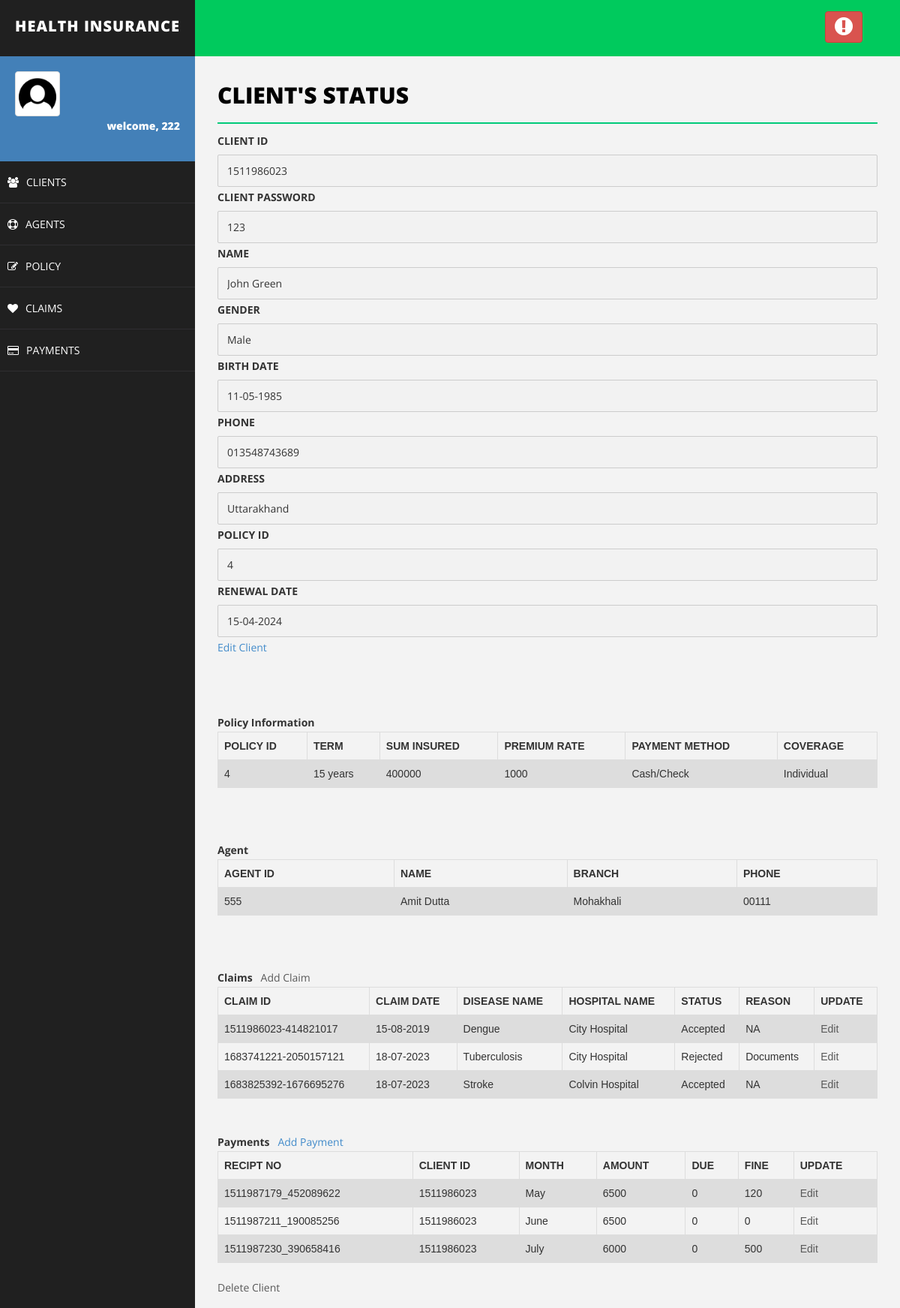
The app's page /lims/clientStatus.php?client_id=1511986023 (signed in) with its own data.
### tables this page shows
CREATE TABLE `client` (
  `client_id` varchar(200) NOT NULL,
  `client_password` varchar(30) NOT NULL,
  `name` varchar(50) NOT NULL,
  `sex` varchar(20) NOT NULL,
  `birth_date` varchar(20) NOT NULL,
  `phone` varchar(20) NOT NULL,
  `address` varchar(50) NOT NULL,
  `policy_id` varchar(50) NOT NULL,
  `renewal_date` varchar(20) NOT NULL,
  `agent_id` varchar(20) NOT NULL
);

CREATE TABLE `policy` (
  `policy_id` varchar(50) NOT NULL,
  `term` varchar(50) NOT NULL,
  `sum_insured` varchar(50) NOT NULL,
  `premium_rate` varchar(50) NOT NULL,
  `payment_method` varchar(50) NOT NULL,
  `coverage` varchar(50) NOT NULL
);

CREATE TABLE `agent` (
  `agent_id` varchar(50) NOT NULL,
  `agent_password` varchar(30) NOT NULL,
  `name` varchar(50) NOT NULL,
  `branch` varchar(50) NOT NULL,
  `phone` varchar(50) NOT NULL
);

CREATE TABLE `claims` (
  `claim_id` varchar(200) NOT NULL,
  `claim_date` varchar(50) NOT NULL,
  `client_id` varchar(100) NOT NULL,
  `disease_name` varchar(200) NOT NULL,
  `hospital_name` varchar(200) NOT NULL,
  `status` varchar(20) NOT NULL,
  `reason` varchar(200) NOT NULL
);

CREATE TABLE `payment` (
  `recipt_no` varchar(20) NOT NULL,
  `client_id` varchar(50) NOT NULL,
  `month` varchar(50) NOT NULL,
  `amount` varchar(50) NOT NULL,
  `due` varchar(50) NOT NULL,
  `fine` varchar(50) NOT NULL,
  `agent_id` varchar(30) NOT NULL
);

### lims/clientStatus.php (the view, shortened to what this page needs)
<!DOCTYPE html>
<html>
<head>
    <link href="assets/css/bootstrap.css" rel="stylesheet" />
    <link href="assets/css/font-awesome.css" rel="stylesheet" />
    <link href="assets/css/basic.css" rel="stylesheet" />
    <link href="assets/css/custom.css" rel="stylesheet" />
</head>
<?php include 'header.php';
$username = $_SESSION["username"];
?>
        <div id="page-wrapper">
                <div class="row">
                    <div class="col-md-12">
                        <h1 class="page-head-line">Client's Status</h1>
<?php
	if($_SERVER["REQUEST_METHOD"] == "GET"){
		$client_id = $_GET["client_id"];
	}
	$sql = "SELECT * from client where client_id='$client_id'";
	$result = $conn->query($sql);
	$policy_id = "";
	$agent_id="";
?>
			<?php
	while($row = $result->fetch_assoc()) {
		echo "<label for=\"fname\">CLIENT ID</label>";
	    echo "<input disabled type=\"text\" client_id=\"fname\" name=\"client_id\" placeholder=\"clients id..\" value=\"$row[client_id]\">";
		echo "<label for=\"fname\">CLIENT PASSWORD</label>";
	    echo "<input disabled type=\"text\" client_id=\"fname\" name=\"client_password\" placeholder=\"client password..\" value=\"$row[client_password]\">";
		echo "<label for=\"fname\">NAME</label>";
	    echo "<input disabled type=\"text\" client_id=\"fname\" name=\"name\" placeholder=\"clients Name..\" value=\"$row[name]\">";
		echo "<label for=\"fname\">GENDER</label>";
		echo "<input disabled type=\"text\" client_id=\"fname\" name=\"sex\" placeholder=\"clients gender..\" value=\"$row[sex]\">";
		echo "<label for=\"fname\">BIRTH DATE</label>";
		echo "<input disabled type=\"text\" client_id=\"fname\" name=\"birth_date\" placeholder=\"clients Birth Date..\" value=\"$row[birth_date]\">";
		echo "<label for=\"fname\">PHONE</label>";
		echo "<input disabled type=\"text\" client_id=\"fname\" name=\"phone\" placeholder=\"clients Phone..\" value=\"$row[phone]\">";
		echo "<label for=\"fname\">ADDRESS</label>";
		echo "<input disabled type=\"text\" client_id=\"fname\" name=\"address\" placeholder=\"clients Address..\" value=\"$row[address]\">";
		echo "<label for=\"fname\">POLICY ID</label>";
		echo "<input disabled type=\"text\" client_id=\"fname\" name=\"policy_id\" placeholder=\"policy id..\" value=\"$row[policy_id]\">";
		echo "<label for=\"fname\">RENEWAL DATE</label>";
		echo "<input disabled type=\"text\" client_id=\"fname\" name=\"renewal_date\" placeholder=\"Policy Renewal Date..\" value=\"$row[renewal_date]\">";
		$policy_id = $row["policy_id"];
		$c_id      = $row["client_id"];
		$a_id  = $row["agent_id"];
		$agent_id = $row["agent_id"];
		echo "<a href='editClient.php?client_id=".$c_id."'>Edit Client</a>\n";
    }
		echo "<br>\n";
	    echo "<br>\n";
	$sql = "SELECT policy_id,term,sum_insured,premium_rate,payment_method,coverage FROM policy where policy_id ='$policy_id'";
	$result = $conn->query($sql);
	echo "<table class=\"table\">\n";
    echo "  <tr>\n";
    echo "    <th>POLICY ID</th>\n";
    echo "    <th>TERM</th>\n";
    echo "    <th>SUM INSURED</th>\n";
    echo "    <th>PREMIUM RATE</th>\n";
	echo "    <th>PAYMENT METHOD</th>\n";
    echo "    <th>COVERAGE</th>\n";
    echo "  </tr>\n";
	if ($result->num_rows > 0) {
	while($row = $result->fetch_assoc()) {
		echo "<tr>\n";
		echo "    <td>".$row["policy_id"]."</td>\n";
		echo "    <td>".$row["term"]."</td>\n";
		echo "    <td>".$row["sum_insured"]."</td>\n";
		echo "    <td>".$row["premium_rate"]."</td>\n";
		echo "    <td>".$row["payment_method"]."</td>\n";
		echo "    <td>".$row["coverage"]."</td>\n";
	    echo "  </tr>";
	}
	}
echo '</div>';
	echo "<br>\n";
	echo "<br>\n";
	echo '<b>Policy Information</b>';
	$sql = "SELECT * FROM agent where agent_id='$a_id'";
	$result = $conn->query($sql);
	echo "<table class=\"table\">\n";
    echo "  <tr>\n";
    echo "    <th>AGENT ID</th>\n";
    echo "    <th>NAME</th>\n";
    echo "    <th>BRANCH</th>\n";
    echo "    <th>PHONE</th>\n";
    echo "  </tr>";
	if ($result->num_rows > 0) {
	while($row = $result->fetch_assoc()) {
		echo "<tr>\n";
		echo "    <td>".$row["agent_id"]."</td>\n";
		echo "    <td>".$row["name"]."</td>\n";
		echo "    <td>".$row["branch"]."</td>\n";
		echo "    <td>".$row["phone"]."</td>\n";
		echo "  </tr>";
	}
	}
	echo '<b>Agent</b>';
	$sql = "SELECT * FROM claims where client_id='$c_id'";
	$result = $conn->query($sql);
	echo "<table class=\"table\">\n";
    echo "  <tr>\n";
    echo "    <th>CLAIM ID</th>\n";
    echo "    <th>CLAIM DATE</th>\n";
    echo "    <th>DISEASE NAME</th>\n";
	echo "    <th>HOSPITAL NAME</th>\n";
	echo "    <th>STATUS</th>\n";
    echo "    <th>REASON</th>\n";
	echo "    <th>UPDATE</th>\n";
    echo "  </tr>";
	if ($result->num_rows > 0) {
	while($row = $result->fetch_assoc()) {
		echo "<tr>\n";
		echo "    <td>".$row["claim_id"]."</td>\n";
		echo "    <td>".$row["claim_date"]."</td>\n";
		echo "    <td>".$row["disease_name"]."</td>\n";
		echo "    <td>".$row["hospital_name"]."</td>\n";
		echo "    <td>".$row["status"]."</td>\n";
		echo "    <td>".$row["reason"]."</td>\n";
		if($agent_id == $username || "Admin" == $username){
			echo "<td>"."<a href='editNominee.php?claim_id=".$row["claim_id"]. "'>Edit</a>"."</td>\n";
		}else {
			echo "<td>"."<a class=\"dis\" href='editNominee.php?claim_id=".$row["claim_id"]. "'>Edit</a>"."</td>\n";
		}
		echo "  </tr>";
	}
	}
	echo '<b>Claims</b>'; echo '&nbsp';echo '&nbsp';echo '&nbsp';
	if($agent_id== $username || "Admin" == $username){
			echo "<a href='addNominee.php?client_id=".$c_id. "'>Add Claim</a>";
		}else {
			echo "<a class=\"dis\" href='addNominee.php?client_id=".$c_id. "'>Add Claim</a>";
		}
	$sql = "SELECT * FROM payment where client_id='$c_id'";
	$result = $conn->query($sql);
	echo "<table class=\"table\">\n";
    echo "  <tr>\n";
    echo "    <th>RECIPT NO</th>\n";
    echo "    <th>CLIENT ID</th>\n";
    echo "    <th>MONTH</th>\n";
    echo "    <th>AMOUNT</th>\n";
	echo "    <th>DUE</th>\n";
    echo "    <th>FINE</th>\n";
	echo "    <th>UPDATE</th>\n";
    echo "  </tr>";
	echo "<br>\n";
	echo '<b>Payments</b>';  echo '&nbsp';echo '&nbsp';echo '&nbsp'; echo "<a href='addPayment.php?client_id=".$c_id."'>Add Payment</a>";
	if ($result->num_rows > 0) {
	while($row = $result->fetch_assoc()) {
		echo "<tr>\n";
		echo "    <td>".$row["recipt_no"]."</td>\n";
		echo "    <td>".$row["client_id"]."</td>\n";
		echo "    <td>".$row["month"]."</td>\n";
		echo "    <td>".$row["amount"]."</td>\n";
		echo "    <td>".$row["due"]."</td>\n";
		echo "    <td>".$row["fine"]."</td>\n";
		if($row["agent_id"]== $username || "Admin" == $username){
			echo "<td>"."<a href='editPayment.php?recipt_no=".$row["recipt_no"]. "'>Edit</a>"."</td>\n";
		}else {
			echo "<td>"."<a class=\"dis\" href='editPayment.php?recipt_no=".$row["recipt_no"]. "'>Edit</a>"."</td>\n";
		}
		echo "  </tr>";
	}
	}
	echo "</table>\n";
	if($agent_id== $username || "Admin" == $username){
			echo "<td>"."<a href='deleteClient.php?client_id=".$client_id. "'>Delete Client</a>"."</td>\n";
		}else {
			echo "<td>"."<a class=\"dis\" href='deleteClient.php?client_id=".$row["client_id"]. "'>Delete Client</a>"."</td>\n";
		}
?>
                </div>
        </div>
    </div>
</body>
</html>

### lims/assets/css/basic.css (style rules this page uses)
body { font-family: 'Open Sans', sans-serif; line-height:25px; }
#page-wrapper { padding: 15px 15px; min-height: 600px; background: #F3F3F3; }
.page-head-line { font-size: 30px; text-transform: uppercase; color: #000; font-weight: 800; padding-bottom: 20px; border-bottom: 2px solid #00CA79; margin-bottom: 10px; }
@media (min-width:768px) { #page-wrapper { margin: 0 0 0 260px; padding: 15px 30px; min-height: 1200px; } }

### lims/clientStatus.php (style rules this page uses)
input[type=text], select { width: 100%; padding: 8px 12px; margin: 1px 0; display: inline-block; border: 1px solid #ccc; border-radius: 2px; box-sizing: border-box; }
table { font-family: arial, sans-serif; border-collapse: collapse; width: 100%; }
td, th { border: 1px solid #dddddd; text-align: left; padding: 8px; }
tr:nth-child(even) { background-color: #dddddd; }
.dis { pointer-events: none; cursor: default; color:#595959; }

### records on screen
client: client_id "1511986023", client_password "123", name "John Green", sex "Male", birth_date "11-05-1985", phone "013548743689", address "Uttarakhand", policy_id "4", renewal_date "15-04-2024"
policy: policy_id "4", term "15 years", sum_insured "400000", premium_rate "1000", payment_method "Cash/Check", coverage "Individual"
agent: agent_id "555", name "Amit Dutta", branch "Mohakhali", phone "00111"
claims: claim_id "1511986023-414821017", claim_date "15-08-2019", disease_name "Dengue", hospital_name "City Hospital", status "Accepted", reason "NA"
claims: claim_id "1683741221-2050157121", claim_date "18-07-2023", disease_name "Tuberculosis", hospital_name "City Hospital", status "Rejected", reason "Documents"
claims: claim_id "1683825392-1676695276", claim_date "18-07-2023", disease_name "Stroke", hospital_name "Colvin Hospital", status "Accepted", reason "NA"
payment: recipt_no "1511987179_452089622", client "1511986023", month "May", amount "6500", due "0", fine "120"
payment: recipt_no "1511987211_190085256", client "1511986023", month "June", amount "6500", due "0", fine "0"
payment: recipt_no "1511987230_390658416", client "1511986023", month "July", amount "6000", due "0", fine "500"

### other values on screen
$_SESSION["username"] "222"
